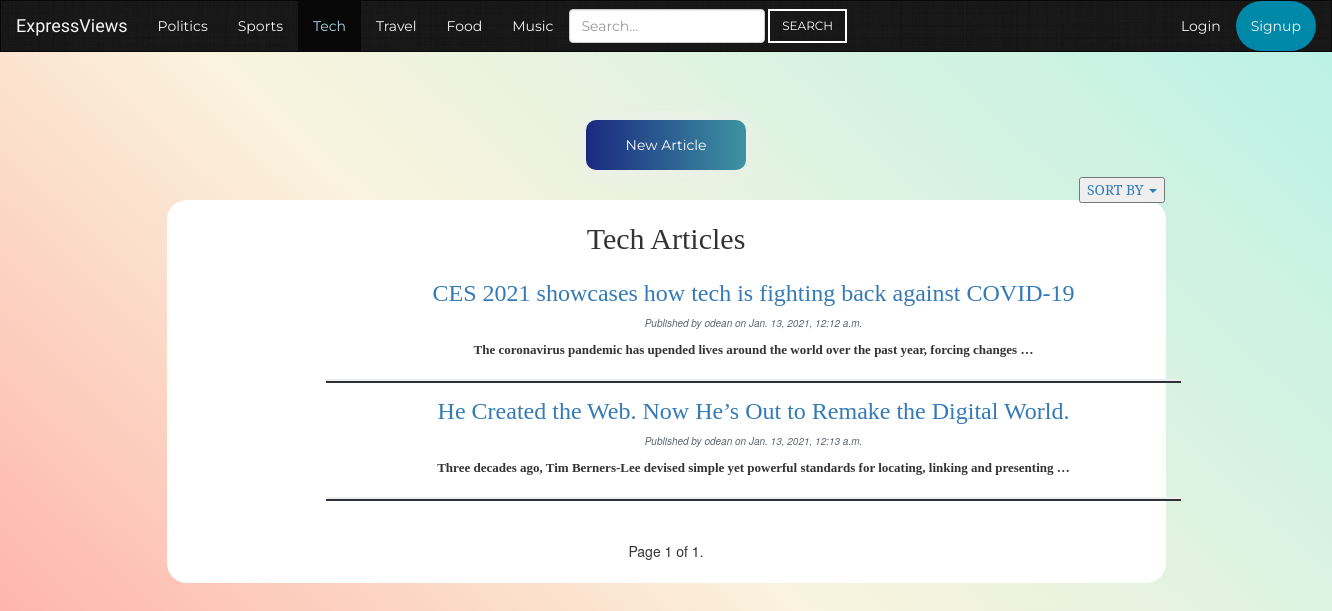
The page /home/mysite/tech/page/order-by-likes/ on the database its author committed.
### mysite/models.py (models this page shows, shortened)
class Article (models.Model):
    body = models.TextField()
    title = models.CharField(max_length=200)
    author = models.ForeignKey(User, on_delete=models.CASCADE, related_name='posts')
    slug = models.SlugField(max_length=200)
    publish = models.DateTimeField(default=timezone.now)
    created = models.DateTimeField(auto_now_add=True)
    updated = models.DateTimeField(auto_now=True)
    likes = models.ManyToManyField(User, related_name='article_likes')
    dislikes = models.ManyToManyField(User, related_name='article_dislikes')
    TOPIC_CHOICES = (
        ("Politics", "Politics"),
        ("Sports", "Sports"),
        ("Tech", "Tech"),
        ("Travel", "Travel"),
        ("Food", "Food"),
        ("Music", "Music"),
    )
    topic = models.CharField(max_length=350, choices=TOPIC_CHOICES, default='...')
    class Meta:
        ordering = ('-publish',)
    def get_absolute_url(self):
        return reverse('mysite:Politics_detail', args=[self.slug])

### mysite/views.py (the view)
# urls.py: path('tech/page/order-by-likes/', views.OrderingTech.as_view(), name='order_likes_tech'),
class OrderingTech(ListView):
    queryset = Article.objects.filter(topic='Tech')
    context_object_name = 'order_likes_tech'
    paginate_by = 4
    template_name = 'mysite/article/order-likes-tech.html'
    def get_ordering(self):
        ordering = self.request.GET.get('ordering', '-likes')
        return ordering

### mysite/templates/mysite/article/order-likes-tech.html
{% extends "mysite/tech.html" %}
{% block article_content %}
    <h2 class="text-center">Tech Articles</h2>
    <br>
    {% for article in order_likes_tech %}
        <div class="container">
            <h3 class="list_titles"><a href="{{ article.get_absolute_url }}">{{ article.title }}</a></h3>
            <p class="date_published">Published by {{ article.author }} on {{ article.publish }}</p>
            <div class="body-preview">
            <p>{{ article.body|truncatewords:15|linebreaks }}</p>
            </div>
            <hr class="horizontal-line">
        </div>
    {% endfor %}
    {% include "pagination.html" with page=page_obj%}
{% endblock %}

### mysite/static/mysite/style.css (style rules this page uses)
body { background-size: cover; background-repeat: no-repeat; background-attachment: fixed; background-color: #ffa69e; background-image: linear-gradient(43deg, #ffa69e 0%, #faf3dd 46%, #b8f2e6 100%); }
.horizontal-line { height:2px; width:75%; border-width:2px; color:#2e3138; background-color: #2e3138; }
.date_published { color: #5c6270; font-size: 10px; font-style: italic; }
.body-preview { font-weight: bold; font-family: "Times New Roman", "sans-serif"; margin-left: 50px; margin-right: 50px; font-size: 13px; }
.list_titles { margin-left: 120px; margin-right: 120px; margin-top: -5px; font-family: 'Lora', serif; }
.text-center { font-family: 'Lora', serif; }

### rows shown on the page
Article: title "CES 2021 showcases how tech is fighting back against COVID-19", author "odean", publish "Jan. 13, 2021, 12:12 a.m.", body "The coronavirus pandemic has upended lives around the world over the past year, forcing changes …"
Article: title "He Created the Web. Now He’s Out to Remake the Digital World.", author "odean", publish "Jan. 13, 2021, 12:13 a.m.", body "Three decades ago, Tim Berners-Lee devised simple yet powerful standards for locating, linking and presenting …"

### other values the page prints
{{ page.number }} "1"
{{ page.paginator.num_pages }} "1"
